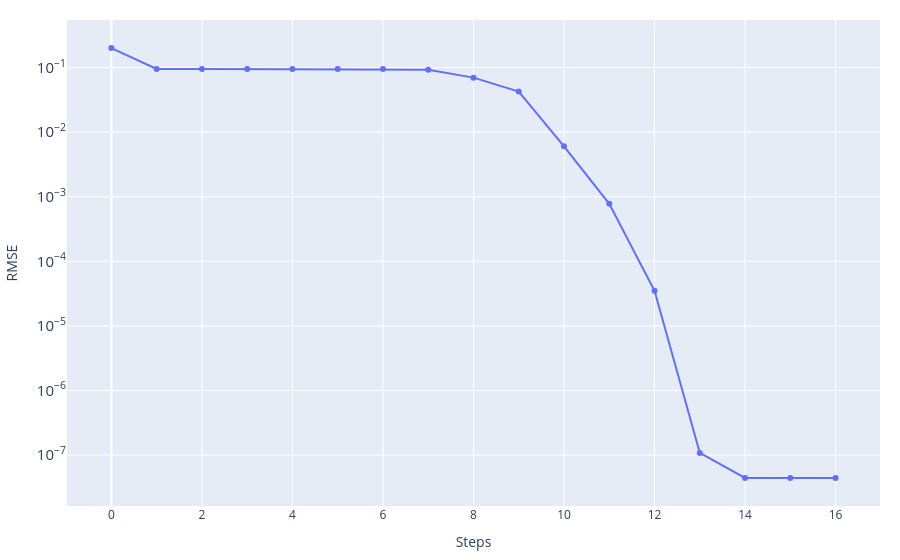
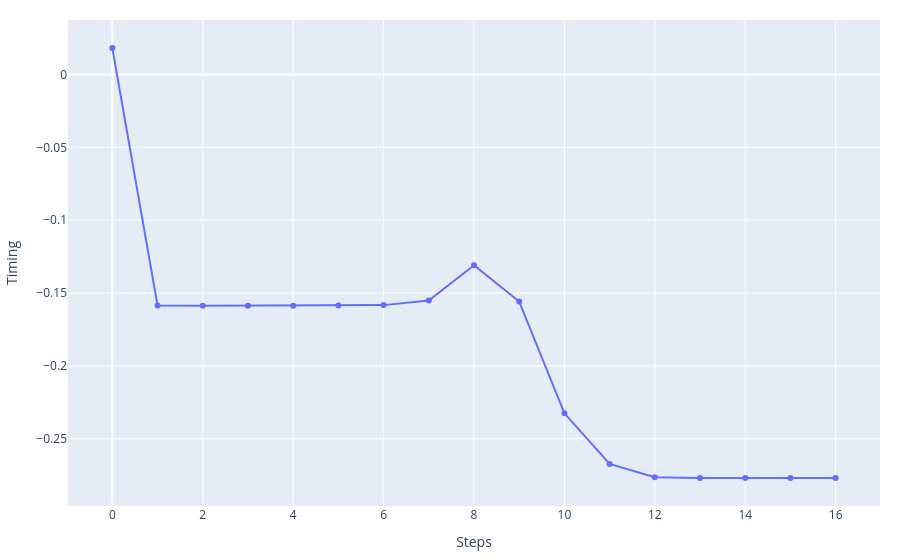
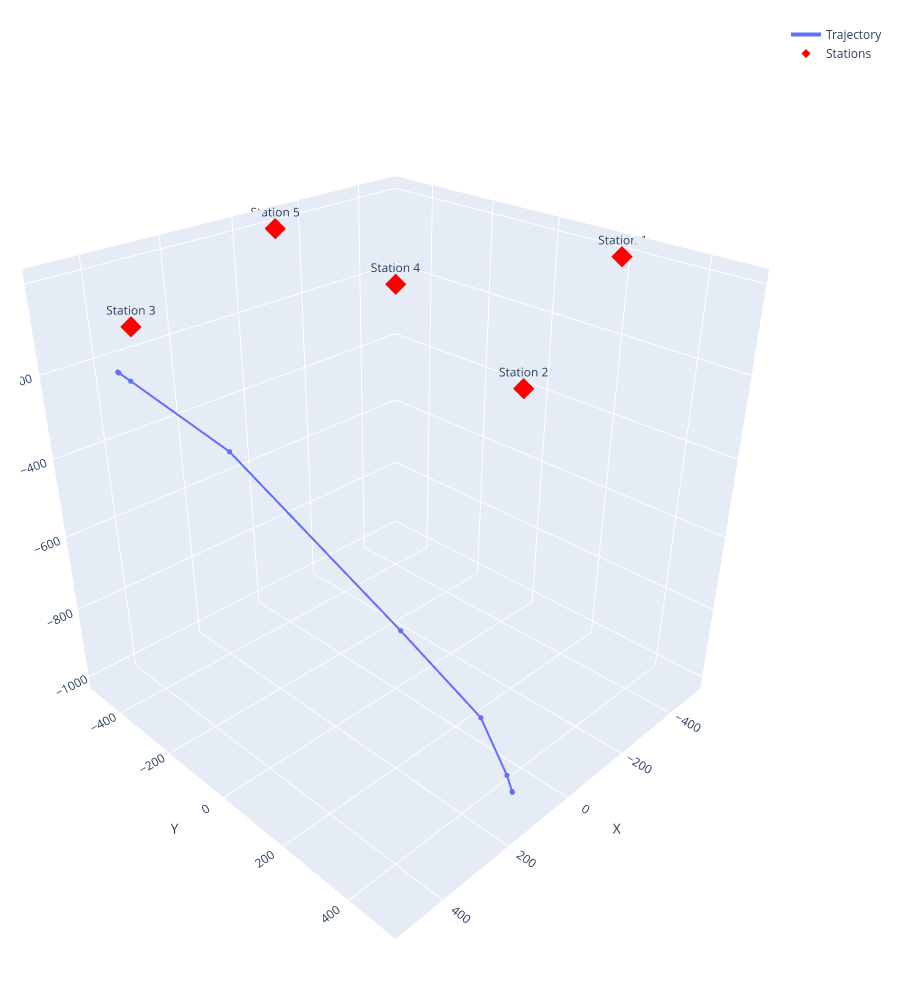

Write notebook code for charts like these, in order.
### Code cell
event_best_GN, history_GN, cost_story_GN, misfit_fin_GN = Gauss_Newton.Gauss_Newton(
    stations=stations_norm,
    event_test=np.copy(event_ini),
    n_iteration=1_000,
    steps=np.array([1.0, 1.0, 1.0, 0.0005]),
    vp=vp)

print('Best fitt with:')
print(f'\t- RMSE = {misfit_fin_GN}')
print(f'\t- Event = {event_best_GN}')

Results['Gauss-Newton'] = {'X':event_best_GN['X'],
                           'Y':event_best_GN['Y'],
                           'Z':event_best_GN['Z'],
                           't':event_best_GN['t'],
                           'RMSE':misfit_fin_GN}

_ = graphics.history_2d(cost_story_GN, 'RMSE', log_y=True, filename=None)
_ = graphics.history_2d(history_GN[:, 3], 'Timing', filename=None)
_ = graphics.history_3d(history_GN[:, :3], stations_norm, filename=None)

### Figure 1 — Plotly figure (JSON) as saved in the notebook; plotly's stock layout.template omitted (floating-point values rounded to 4 significant figures)
{"data": [{"mode": "lines+markers", "name": "RMSE", "type": "scatter", "x": [0, 1, 2, 3, 4, 5, 6, 7, 8, 9, 10, 11, 12, 13, 14, 15, 16], "y": [0.2007, 0.09507, 0.09507, 0.09507, 0.09507, 0.09505, 0.09486, 0.09282, 0.06989, 0.0425, 0.006035, 0.0007762, 3.501e-05, 1.079e-07, 4.423e-08, 4.423e-08, 4.423e-08]}], "layout": {"hovermode": "x unified", "margin": {"b": 20, "l": 20, "r": 20, "t": 20}, "title": {}, "xaxis": {"showgrid": true, "title": {"text": "Steps"}}, "yaxis": {"exponentformat": "power", "showgrid": true, "title": {"text": "RMSE"}, "type": "log"}}}

### Figure 2 — Plotly figure (JSON) as saved in the notebook; plotly's stock layout.template omitted (floating-point values rounded to 4 significant figures)
{"data": [{"mode": "lines+markers", "name": "Timing", "type": "scatter", "x": [0, 1, 2, 3, 4, 5, 6, 7, 8, 9, 10, 11, 12, 13, 14, 15, 16], "y": [0.01814, -0.1586, -0.1586, -0.1586, -0.1586, -0.1586, -0.1583, -0.1551, -0.1308, -0.1558, -0.2325, -0.2672, -0.2764, -0.2768, -0.2769, -0.2769, -0.2769]}], "layout": {"hovermode": "x unified", "margin": {"b": 20, "l": 20, "r": 20, "t": 20}, "title": {}, "xaxis": {"showgrid": true, "title": {"text": "Steps"}}, "yaxis": {"exponentformat": "power", "showgrid": true, "title": {"text": "Timing"}, "type": "linear"}}}

### Figure 3 — Plotly figure (JSON) as saved in the notebook; plotly's stock layout.template omitted (floating-point values rounded to 4 significant figures)
{"data": [{"customdata": ["0", "1", "2", "3", "4", "5", "6", "7", "8", "9", "10", "11", "12", "13", "14", "15", "16"], "hovertemplate": "<b>Step %{customdata}</b><br>X: %{x:.2f}<br>Y: %{y:.2f}<br>Z: %{z:.2f}<extra></extra>", "line": {"width": 4}, "marker": {"size": 3}, "mode": "lines+markers", "name": "Trajectory", "type": "scatter3d", "x": [401.0, 401.0, 401.0, 401.0, 401.0, 400.8, 399.6, 387.1, 282.2, 153.8, 101.1, 97.69, 99.11, 99.23, 99.23, 99.23, 99.23], "y": [-435.6, -435.6, -435.6, -435.6, -435.5, -435.3, -433.1, -411.1, -221.1, 169.2, 359.7, 436.9, 454.6, 455.5, 455.5, 455.5, 455.5], "z": [-203.0, -203.0, -203.0, -203.0, -203.0, -203.2, -204.8, -220.8, -358.8, -695.6, -853.8, -969.4, -1003.0, -1004.0, -1005.0, -1005.0, -1005.0]}, {"hovertemplate": "<b>%{text}</b><br>X: %{x:.2f}<br>Y: %{y:.2f}<br>Z: %{z:.2f}<extra></extra>", "marker": {"color": "red", "size": 7, "symbol": "diamond"}, "mode": "markers+text", "name": "Stations", "text": ["Station 1", "Station 2", "Station 3", "Station 4", "Station 5"], "textposition": "top center", "type": "scatter3d", "x": [-500.0, 200.0, 500.0, 0.0, -100.0], "y": [200.0, 500.0, -200.0, 0.0, -500.0], "z": [-10.0, -10.0, -10.0, 0.0, -10.0]}], "layout": {"height": 1000, "margin": {"b": 20, "l": 20, "r": 20, "t": 20}, "scene": {"aspectmode": "data", "camera": {"eye": {"x": 1.5, "y": 1.5, "z": 1.2}}, "xaxis": {"showgrid": true, "title": {"text": "X"}}, "yaxis": {"showgrid": true, "title": {"text": "Y"}}, "zaxis": {"showgrid": true, "title": {"text": "Z"}}}, "title": {}}}
